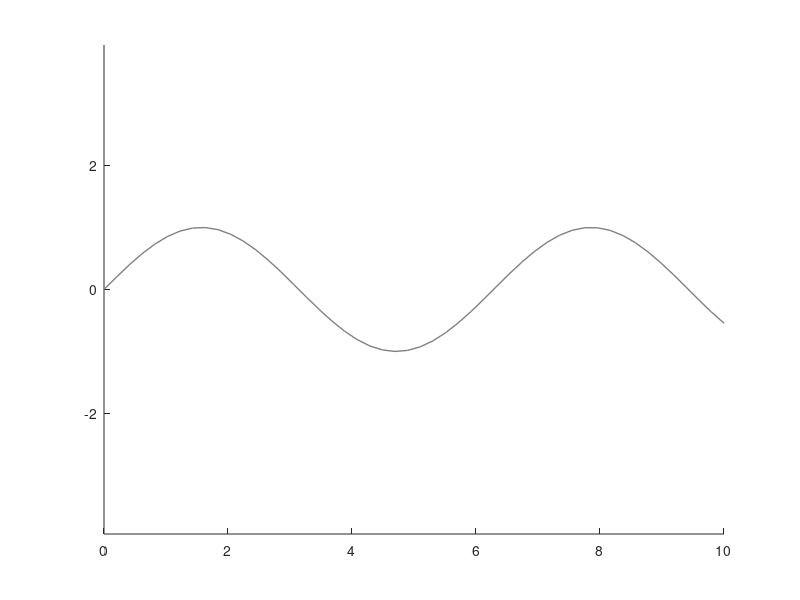

Write the MATLAB code that produced this figure. (Note: this script raises an error after producing the figure.)
figure; 
hold on; 
axis equal; 

% Sample data for demonstration
xPlot = linspace(0, 10, 50);
yPlot = sin(xPlot); 

% Plot the line segments with gray color by default
plot(xPlot, yPlot, 'color', [0.5 0.5 0.5], 'LineWidth', 1)

% Plot the starting point with a red X
plot(xPlot(1), yPlot(1), 'X', 'MarkerFaceColor', 'r', 'MarkerSize', 15, 'LineWidth', 2);

title('Worm path (''X'' marks the starting point)')
xlabel('x position (um)');
ylabel('y position (um)');

% Color line segments differently based on the difference between consecutive x-coordinates
for i = 1:length(xPlot)-1
    if xPlot(i+1) - xPlot(i) < 0
        plot(xPlot(i:i+1), yPlot(i:i+1), 'color', 'r', 'LineWidth', 1); % Color segments with negative x difference as red
    end
end

% Add scatter plot if needed
% scatter(xPlot, yPlot, 20, 'filled', 'MarkerFaceColor', '#0072BD');
